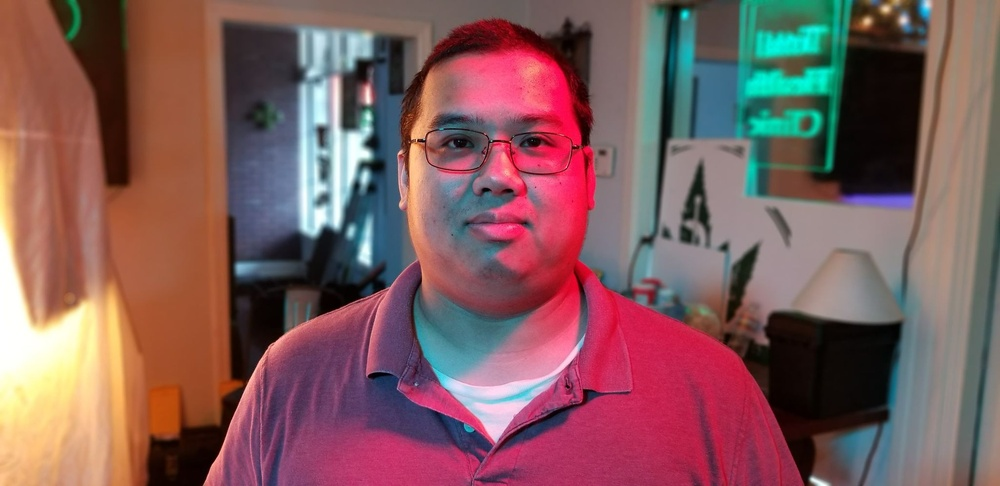
#> input picture me.jpg, 1000 x 486 px, shrunk from 2048 x 996 before the run
$ python main.py
#> lines starting #> are read from the running program, lines starting #| are printed output that depends on the picture
import cv2
import numpy as np

MAX_HUE = 180

def rgb_to_hsv(rgb_image):
    hsv_image = cv2.cvtColor(rgb_image, cv2.COLOR_RGB2HSV)
    return hsv_image

def hsv_to_rgb(hsv_image):
    rgb_image = cv2.cvtColor(hsv_image, cv2.COLOR_HSV2RGB)
    return rgb_image

def apply_random_hue(hsv_image):
    hsv_with_random_hue = hsv_image.copy()
    hsv_with_random_hue[:, :, 0] = np.random.randint(0, MAX_HUE, hsv_image.shape[:2])
    return hsv_with_random_hue

def apply_random_hue_per_row(hsv_image):
    hsv_with_random_hue = hsv_image.copy()

    for row in range(hsv_image.shape[0]):
        random_hue = np.random.randint(0, 180)
        hsv_with_random_hue[row, :, 0] = random_hue

    return hsv_with_random_hue

def apply_crazy_effect(hsv_image):
    hsv_effect = hsv_image.copy()

    for col in range(hsv_image.shape[1]):
        hue_shift = col / hsv_image.shape[1] * MAX_HUE
        hsv_effect[:, col, 0] = (hsv_image[:, col, 0] + hue_shift) % MAX_HUE

    return hsv_effect


def main():
    image_path = 'me.jpg'
    original_image = cv2.imread(image_path)
#> original_image is the input picture: shape (486, 1000, 3); mean B, G, R 92.6, 91.7, 128.5

    # Ensure the image is in RGB format (OpenCV loads images in BGR by default)
    rgb_image = cv2.cvtColor(original_image, cv2.COLOR_BGR2RGB)

    # Perform RGB to HSV transformation
    hsv_result = rgb_to_hsv(rgb_image)
#> in rgb_to_hsv, `hsv_image = cv2.cvtColor(rgb_image, cv2.COLOR_RGB2HSV)`: hsv_image: shape (486, 1000, 3); mean H, S, V 77.4, 119.1, 139.6

    # Apply a psychedelic effect to the HSV image, smoothly transitioning hue values across columns
    hsv_result_crazy_effect = apply_crazy_effect(hsv_result)
#> after the loop in apply_crazy_effect, `for col in range(hsv_image.shape[1]):`: hsv_effect: shape (486, 1000, 3); mean H, S, V 78.4, 119.1, 139.6

    # Perform HSV to RGB transformation using the HSV image with random hue
    rgb_result = hsv_to_rgb(hsv_result_crazy_effect)
#> in hsv_to_rgb, `rgb_image = cv2.cvtColor(hsv_image, cv2.COLOR_HSV2RGB)`:
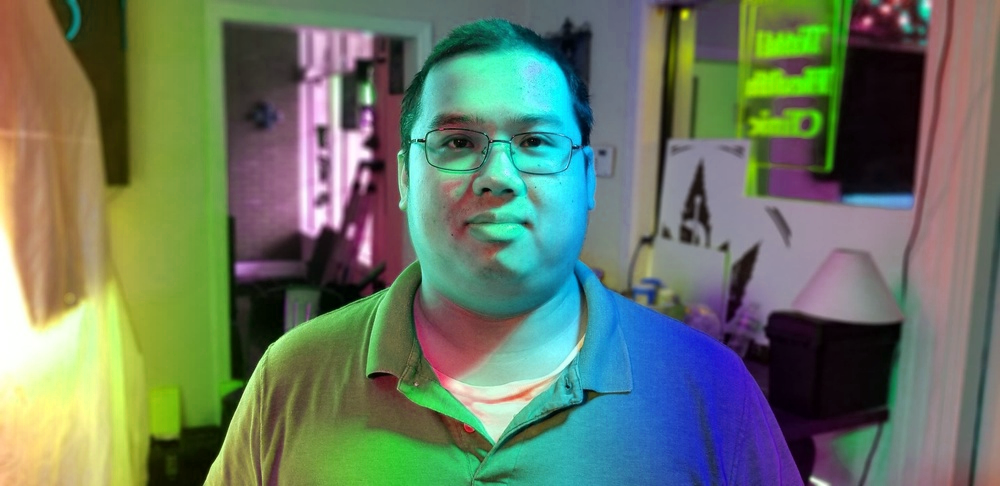
#> rgb_image: shape (486, 1000, 3); mean R, G, B 104.8, 120.2, 100.2

    # Display the original, RGB to HSV, RGB to HSV with random hue, and HSV to RGB images side by side
    cv2.imshow('0. Original Image', original_image)
    cv2.imshow('1. RGB', rgb_image)
    cv2.imshow('2. RGB to HSV', hsv_result)
    cv2.imshow('3. Crazy effect', hsv_result_crazy_effect)
    cv2.imshow('4. HSV to RGB', rgb_result)
    cv2.waitKey(0)
    cv2.destroyAllWindows()

if __name__ == "__main__":
    main()
